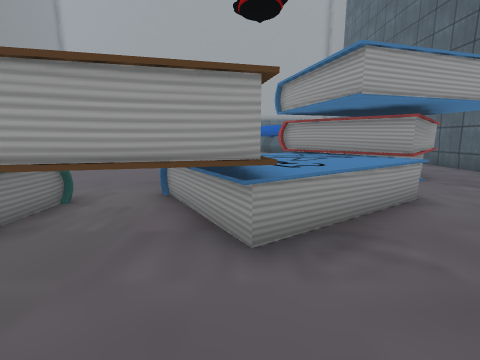
View 1 (above)

22 first-person views from a walk through a scene from a Unity 3-D project. The camera is 1.2 m above the floor, tilts 10° down and sees 90° across. The floor is counted in squares, 1 m on a side. Each view is taken from the middle of a square. On the plan, view 1 faces up. The plan holds only what a view shows up to about 12 squares ahead; the rest is blank. The player character is not drawn. Some surface patterns are stand-ins.

View 2
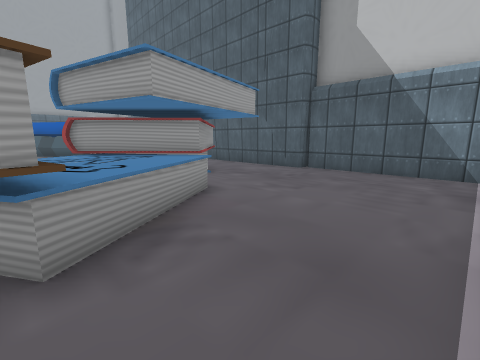

View 3
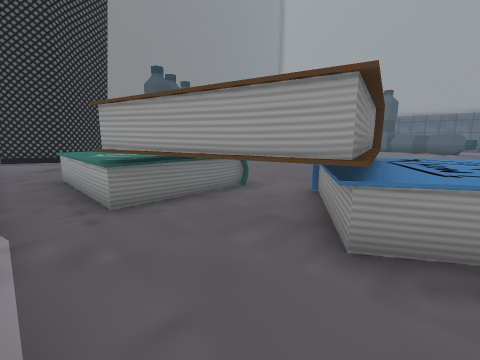

View 4
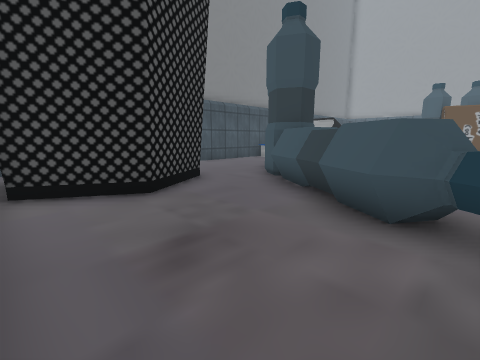

View 5
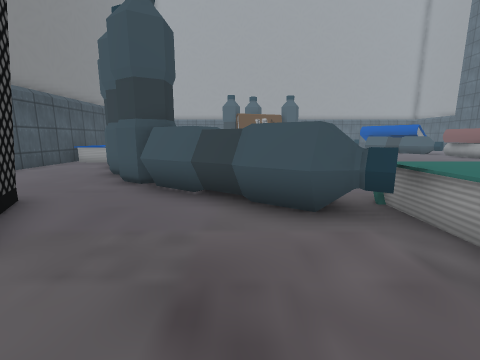

View 6
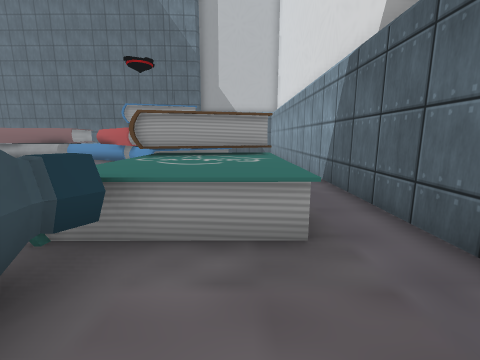

View 7
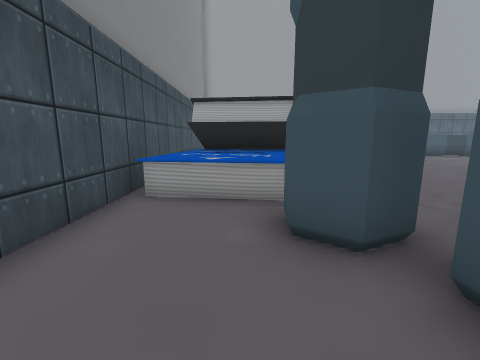

View 8
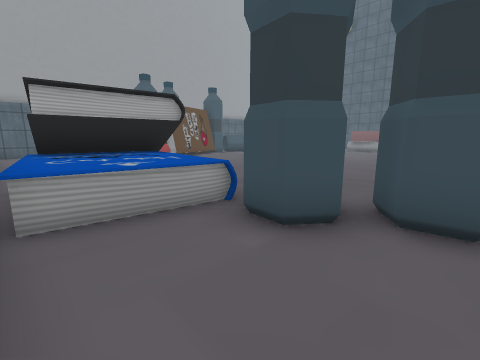

View 9
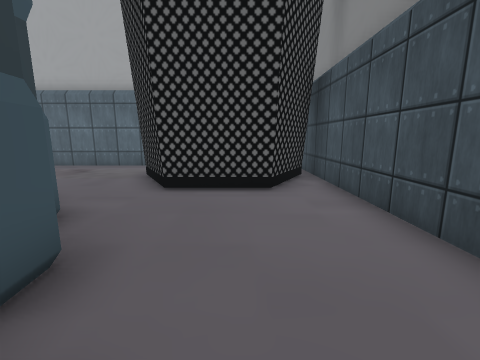

View 10
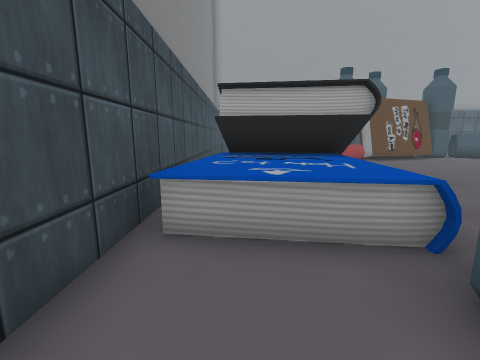

View 11
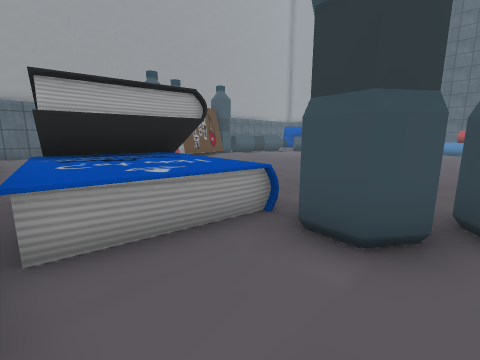

View 12
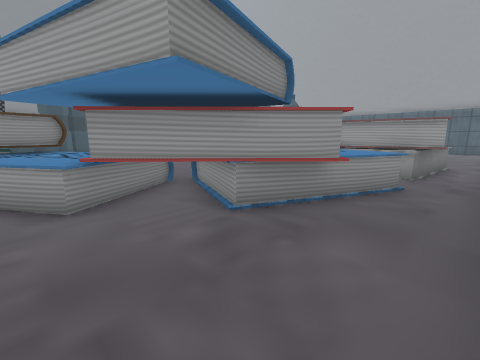

View 13
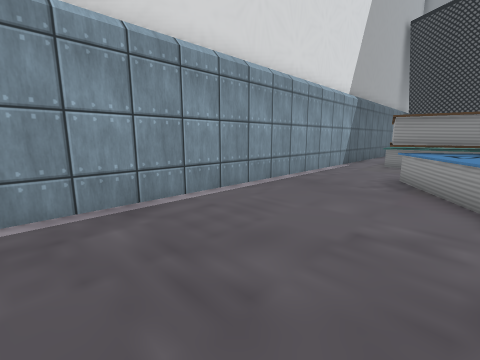

View 14
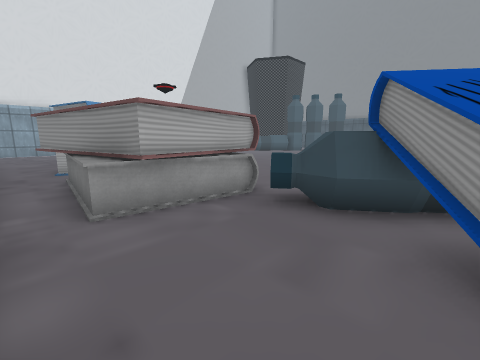

View 15
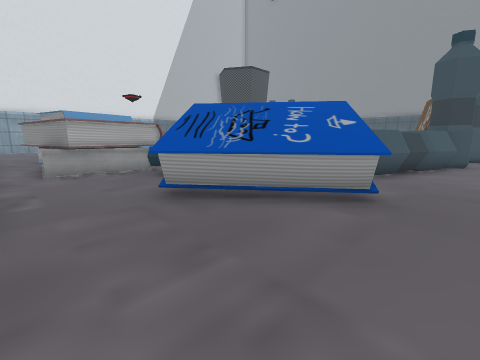

View 16
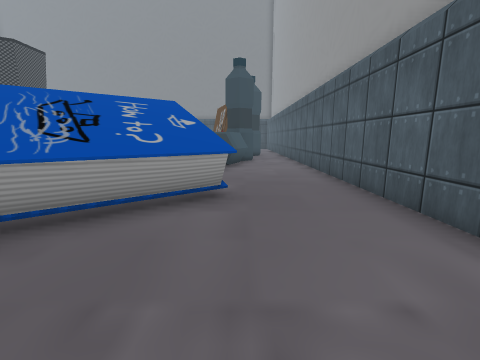

View 17
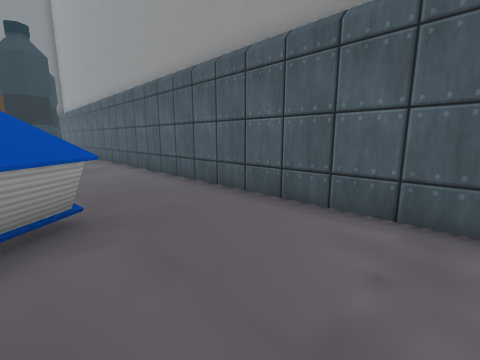

View 18
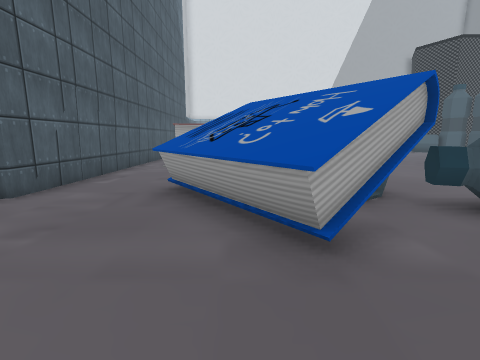

View 19
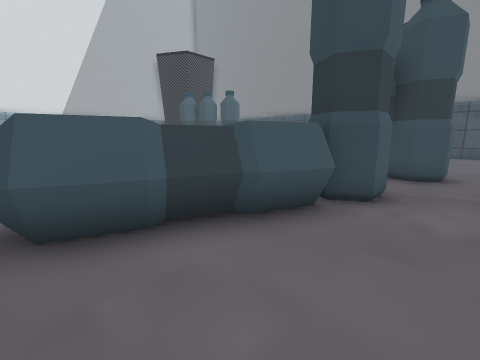

View 20
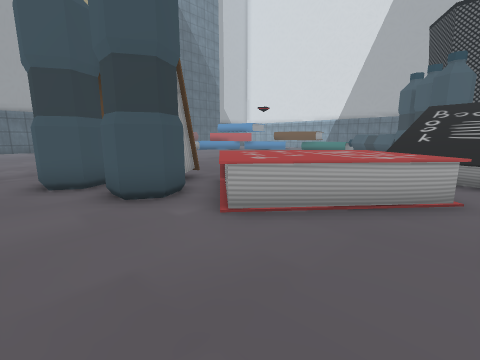

View 21
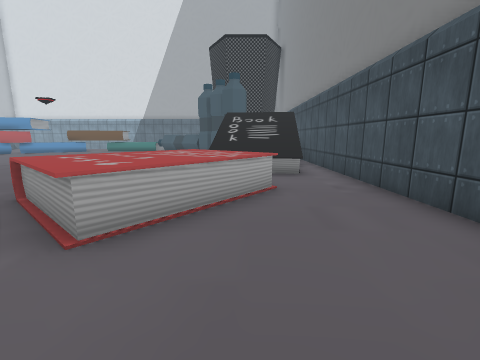

View 22
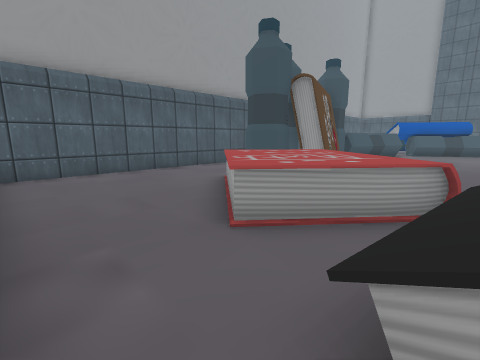

### Floor plan
Key: @ floor where view 1 was taken; # wall or solid block; . floor; O other object.
Columns run from 19 left of view 1 to 9 right of it. Each row starts with its distance up from view 1.
 27  #########   ##############
 26  ..........................
 25  .........OO..O.............
 24  .......OOOO OOOOO....O.....
 23 #....OOOOO OOOO OOOO.OOO....
 22 #....OOOOOOO       OOOOOO...
 21 #...OOOOO.....    ..O OOOO..#
 20 #..OOOOO .....    ..  OOO...#
 19 #....OOO ...........  OO....#
 18 #.OOOOO ...........    O....#
 17 #.OOOO  ......  ..    .O....#
 16 #.OOOO  .....  ..     OOOOO.#
 15  OOOOO .....   ..         O.#
 14  OOOO .....               O.#
 13  OOOO.....                O.
 12  OOOO....  ...          OOO.
 11 #...OO........          OO..#
 10 #...OO.............      OO.#
  9 #...OOO.......... ....   O..#
  8 #....OO      ....   .O   O..#
  7 #.....OO      ....  OO  OO..#
  6 #.....OOO     ....OOOOOOO...#
  5 #......OOO O.     OOOOOO....#
  4 #.####...OOOOOOO   OOOO.....#
  3 ###  ##....OOOOO   OO.......#
  2      ##.....OOOOOOOO........#
  1      #......OOOOO...........#
  0      #.............@........#
 -1        ######################

Positions as (right, up) in squares from view 1, and headings:
1: (0, 0), facing up
2: (0, 0), facing up-right
3: (1, 0), facing up-left
4: (-8, 0), facing up-left
5: (-10, 0), facing up
6: (-10, 2), facing right
7: (-16, 7), facing up
8: (-18, 8), facing up-right
9: (-16, 10), facing down
10: (-17, 9), facing up
11: (-18, 9), facing up-right
12: (8, 4), facing up-left
13: (8, 4), facing down-left
14: (8, 20), facing down-left
15: (8, 25), facing down-left
16: (8, 24), facing left
17: (7, 23), facing up-left
18: (4, 26), facing down
19: (0, 26), facing down-left
20: (-16, 26), facing down-right
21: (-15, 26), facing down
22: (-18, 18), facing up-right
